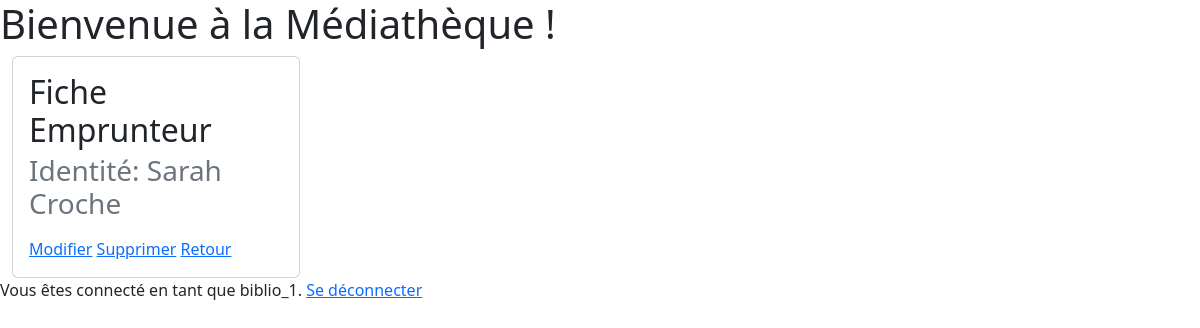
The app's page /librarian/borrower/4/ (signed in), older data.
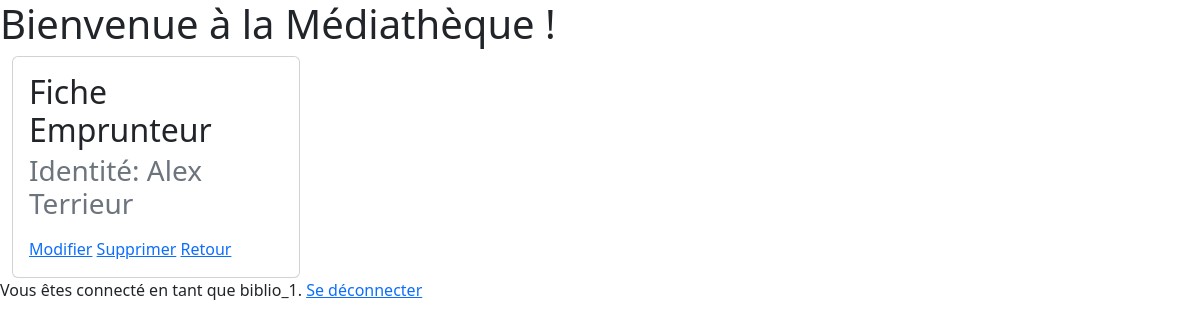
The same page, newer data.
### borrower/models.py (models this page shows, shortened)
class Borrower(models.Model):
    name = models.CharField(max_length=50, null=True, blank=True, verbose_name="Emprunteur")

### templates/borrower/borrower_detail.html (shortened to what this page needs)
{% extends 'base.html' %}
{% block content %}
<div class="card" style="width: 18rem;">
  <div class="card-body">
    <h2 class="card-title">Fiche Emprunteur</h2>
    <h3 class="card-subtitle mb-2 text-muted">Identité: {{ borrower.name }}</h3>
    <a href="{% url 'update_borrower' borrower.id %}" class="card-link">Modifier</a>
    <a href="{% url 'deletion_borrower' borrower.id %}">Supprimer</a>
    <a href="{% url 'borrowers_list' %}" class="card-link">Retour</a>
  </div>
</div>
{% endblock content %}

Row changes from the older to the newer data that the page shows:
changed Borrower: name "Sarah Croche" → "Alex Terrieur"
